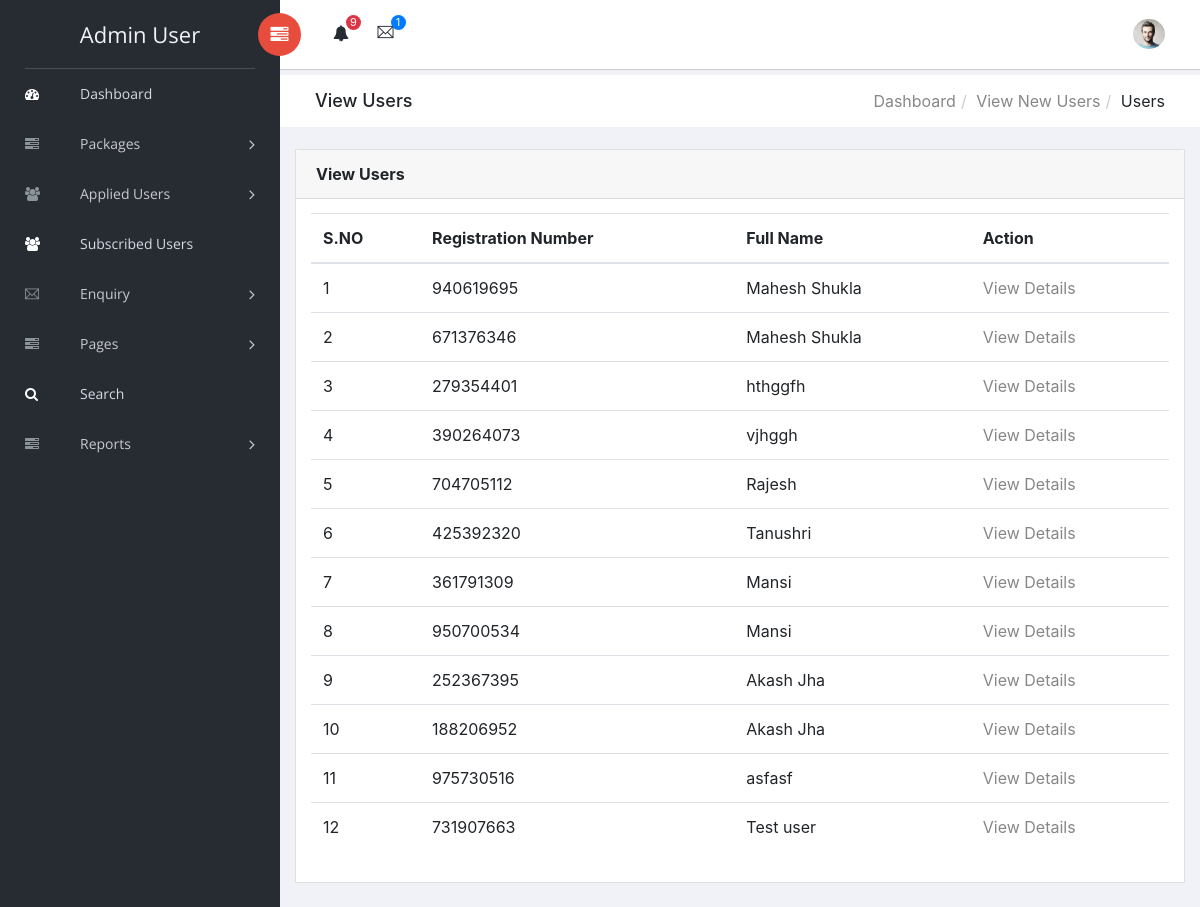
The page /cdsms/admin/all-users.php (signed in) on the database its author committed.
### tables this page shows
CREATE TABLE `tbluser` (
  `ID` int(10) NOT NULL,
  `PackID` int(10) NOT NULL,
  `RegNumber` int(10) DEFAULT NULL,
  `FullName` varchar(120) DEFAULT NULL,
  `Email` varchar(120) NOT NULL,
  `MobileNumber` bigint(11) DEFAULT NULL,
  `Gender` varchar(45) DEFAULT NULL,
  `Age` int(10) DEFAULT NULL,
  `LicenceNumber` varchar(120) DEFAULT NULL,
  `UploadLicence` varchar(120) DEFAULT NULL,
  `Address` varchar(250) DEFAULT NULL,
  `AlternateNumber` bigint(11) DEFAULT NULL,
  `TrainingDate` date DEFAULT NULL,
  `TrainingTiming` varchar(120) DEFAULT NULL,
  `Status` varchar(50) NOT NULL,
  `RegDate` timestamp NOT NULL DEFAULT CURRENT_TIMESTAMP,
  `Remarkdate` timestamp NULL DEFAULT NULL ON UPDATE CURRENT_TIMESTAMP
);

### cdsms/admin/all-users.php (the view, shortened to what this page needs)
<?php
include('includes/dbconnection.php');
if (strlen($_SESSION['cdsmsaid']==0)) {
  header('location:logout.php');
  } else{
  ?>
<!doctype html>
<html class="no-js" lang="en">
<head>
    <link rel="stylesheet" href="vendors/bootstrap/dist/css/bootstrap.min.css">
    <link rel="stylesheet" href="vendors/font-awesome/css/font-awesome.min.css">
    <link rel="stylesheet" href="vendors/themify-icons/css/themify-icons.css">
    <link rel="stylesheet" href="vendors/flag-icon-css/css/flag-icon.min.css">
    <link rel="stylesheet" href="vendors/selectFX/css/cs-skin-elastic.css">
    <link rel="stylesheet" href="assets/css/style.css">
</head>
<body>
    <?php include_once('includes/sidebar.php');?>
    <div id="right-panel" class="right-panel">
        <?php include_once('includes/header.php');?>
        <div class="breadcrumbs">
            <div class="col-sm-4">
                <div class="page-header float-left">
                    <div class="page-title">
                        <h1>View Users</h1>
                    </div>
                </div>
            </div>
            <div class="col-sm-8">
                <div class="page-header float-right">
                    <div class="page-title">
                        <ol class="breadcrumb text-right">
                            <li><a href="dashboard.php">Dashboard</a></li>
                            <li><a href="registered-new-users.php">View New Users</a></li>
                            <li class="active">Users</li>
                        </ol>
                    </div>
                </div>
            </div>
        </div>
        <div class="content mt-3">
            <div class="animated fadeIn">
                <div class="row">
                    <div class="col-lg-12">
                        <div class="card">
                            <div class="card-header">
                                <strong class="card-title">View Users</strong>
                            </div>
                            <div class="card-body">
                                <table class="table">
                                    <thead>
                                        <tr>
                                            <tr>
                  <th>S.NO</th>
                  <th>Registration Number</th>
                      <th>Full Name</th>
                   <th>Action</th>
                </tr>
                                        </tr>
                                        </thead>
                                    <?php
$ret=mysqli_query($con,"select *from tbluser");
$cnt=1;
while ($row=mysqli_fetch_array($ret)) {
?>
                <tr>
                  <td><?php echo $cnt;?></td>
                  <td><?php  echo $row['RegNumber'];?></td>
                  <td><?php  echo $row['FullName'];?></td>
                  <td><a href="view-regnewusers-detail.php?viewid=<?php echo $row['ID'];?>">View Details</a></td>
                </tr>
                <?php
$cnt=$cnt+1;
}?>
                                </table>
                            </div>
                        </div>
                    </div>
                </div>
            </div>
        </div>
    </div>
</body>
</html>
<?php }  ?>

### cdsms/admin/includes/sidebar.php (shortened to what this page needs)
<aside id="left-panel" class="left-panel">
        <nav class="navbar navbar-expand-sm navbar-default">
<?php
$adminid=$_SESSION['cdsmsaid'];
$ret=mysqli_query($con,"select AdminName from tbladmin where ID='$adminid'");
$row=mysqli_fetch_array($ret);
$name=$row['AdminName'];
?>
            <div class="navbar-header">
                <a class="navbar-brand" href="dashboard.php"><?php echo $name; ?></a>
            </div>
            <div id="main-menu" class="main-menu collapse navbar-collapse">
                <ul class="nav navbar-nav">
                    <li class="active">
                        <a href="dashboard.php"> <i class="menu-icon fa fa-dashboard"></i>Dashboard </a>
                    </li>
<li class="menu-item-has-children dropdown">
                        <a href="#" class="dropdown-toggle" data-toggle="dropdown" aria-haspopup="true" aria-expanded="false"> <i class="menu-icon fa fa-tasks"></i>Packages</a>
                    </li>
 <li class="menu-item-has-children dropdown">
                        <a href="registered-users.php" class="dropdown-toggle" data-toggle="dropdown" aria-haspopup="true" aria-expanded="false"> <i class="menu-icon fa fa-users"></i>Applied Users</a>
                    </li>
                     <li class="active">
                        <a href="subscribed-users.php"> <i class="menu-icon fa fa-users"></i>Subscribed Users</a>
                    </li>
               <li class="menu-item-has-children dropdown">
                        <a href="registered-users.php" class="dropdown-toggle" data-toggle="dropdown" aria-haspopup="true" aria-expanded="false"> <i class="menu-icon ti-email"></i>Enquiry</a>
                    </li>
   <li class="menu-item-has-children dropdown">
                        <a href="#" class="dropdown-toggle" data-toggle="dropdown" aria-haspopup="true" aria-expanded="false"> <i class="menu-icon fa fa-tasks"></i>Pages</a>
                    </li>
<li class="active">
                        <a href="search.php"> <i class="menu-icon fa fa-search"></i>Search </a>
                    </li>
  <li class="menu-item-has-children dropdown">
                        <a href="#" class="dropdown-toggle" data-toggle="dropdown" aria-haspopup="true" aria-expanded="false"> <i class="menu-icon fa fa-tasks"></i>Reports</a>
                    </li>
                </ul>
            </div>
        </nav>
    </aside>

### rows shown on the page
tbluser: RegNumber "940619695", FullName "Mahesh Shukla"
tbluser: RegNumber "671376346", FullName "Mahesh Shukla"
tbluser: RegNumber "279354401", FullName "hthggfh"
tbluser: RegNumber "390264073", FullName "vjhggh"
tbluser: RegNumber "704705112", FullName "Rajesh"
tbluser: RegNumber "425392320", FullName "Tanushri"
tbluser: RegNumber "361791309", FullName "Mansi"
tbluser: RegNumber "950700534", FullName "Mansi"
tbluser: RegNumber "252367395", FullName "Akash Jha"
tbluser: RegNumber "188206952", FullName "Akash Jha"
tbluser: RegNumber "975730516", FullName "asfasf"
tbluser: RegNumber "731907663", FullName "Test user"

### other values the page prints
$name "Admin User"
$num "9"
$num1 "1"
